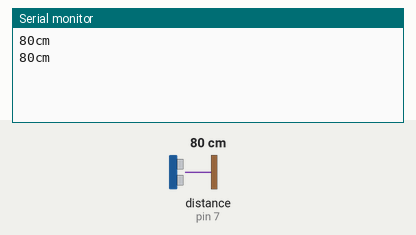
A sketch run on a simulated Arduino Uno, built with avr-gcc and run on an emulated ATmega328P. Shown: the last lines printed to the serial monitor. The test bench sets the inputs (shaded band); at power-on: distance to the obstacle (sensor on pin 7) 80 cm. The echo pulse lasts 58.3 µs per cm.

Above: at 2.2 s.
2.3 s: distance to the obstacle (sensor on pin 7) set to 2 cm
At 3.4 s:
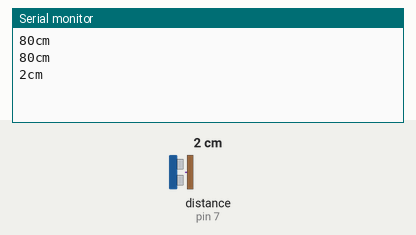
3.8 s: distance to the obstacle (sensor on pin 7) set to 4 cm
At 4.9 s:
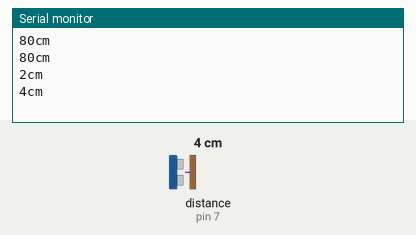
Timing chart, 0 to 6.8 s (numbered marks = the images above; inputs shaded):
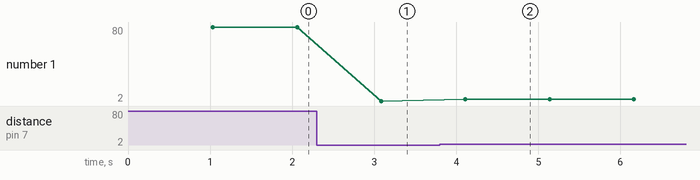

The sketch:

MonitorSerie_y_ultrasonidos_vicen.ino
```cpp
#include <SR04.h>
#define TRIGER_PIN 7
#define ECHO_PIN 6

SR04 UltraSonidos = SR04(ECHO_PIN, TRIGER_PIN);
long echoreturn = 0;

void setup() {
  Serial.begin(9600);
  delay(1000);
}

void loop() {
  echoreturn = UltraSonidos.Distance();
  Serial.print(echoreturn);
  Serial.print("cm\n");
  delay(1000);

}
```

Measured:
- after the input at 2.3 s, the serial monitor: prints a new line after 0.79 s (image 1)
- after the input at 3.8 s, the serial monitor: prints a new line after 0.31 s (image 2)
- plotted number 1: 80 → 2 after the input at 2.3 s, 2 → 4 after the input at 3.8 s
